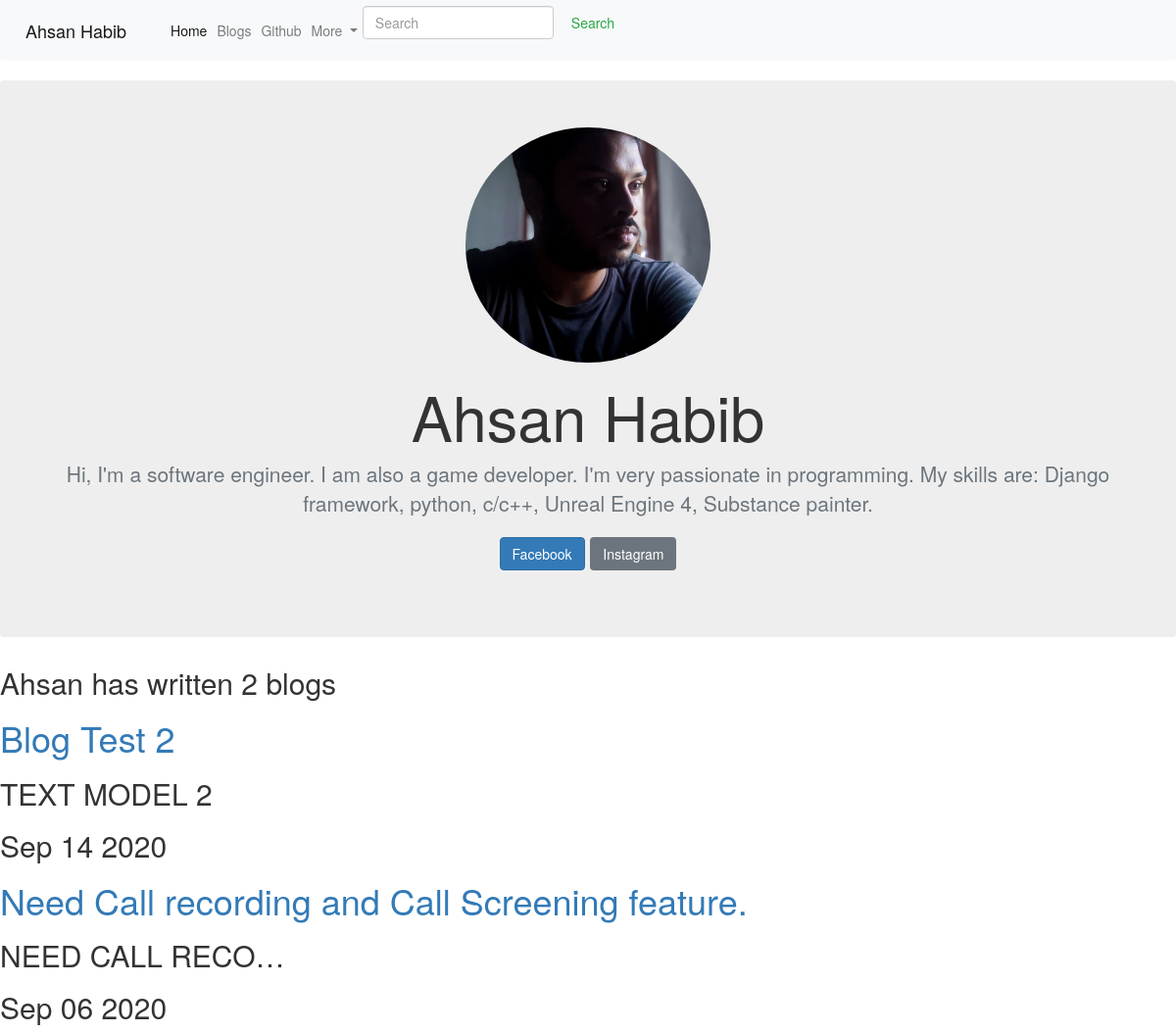
/blog/, run on an earlier commit of the app's database.
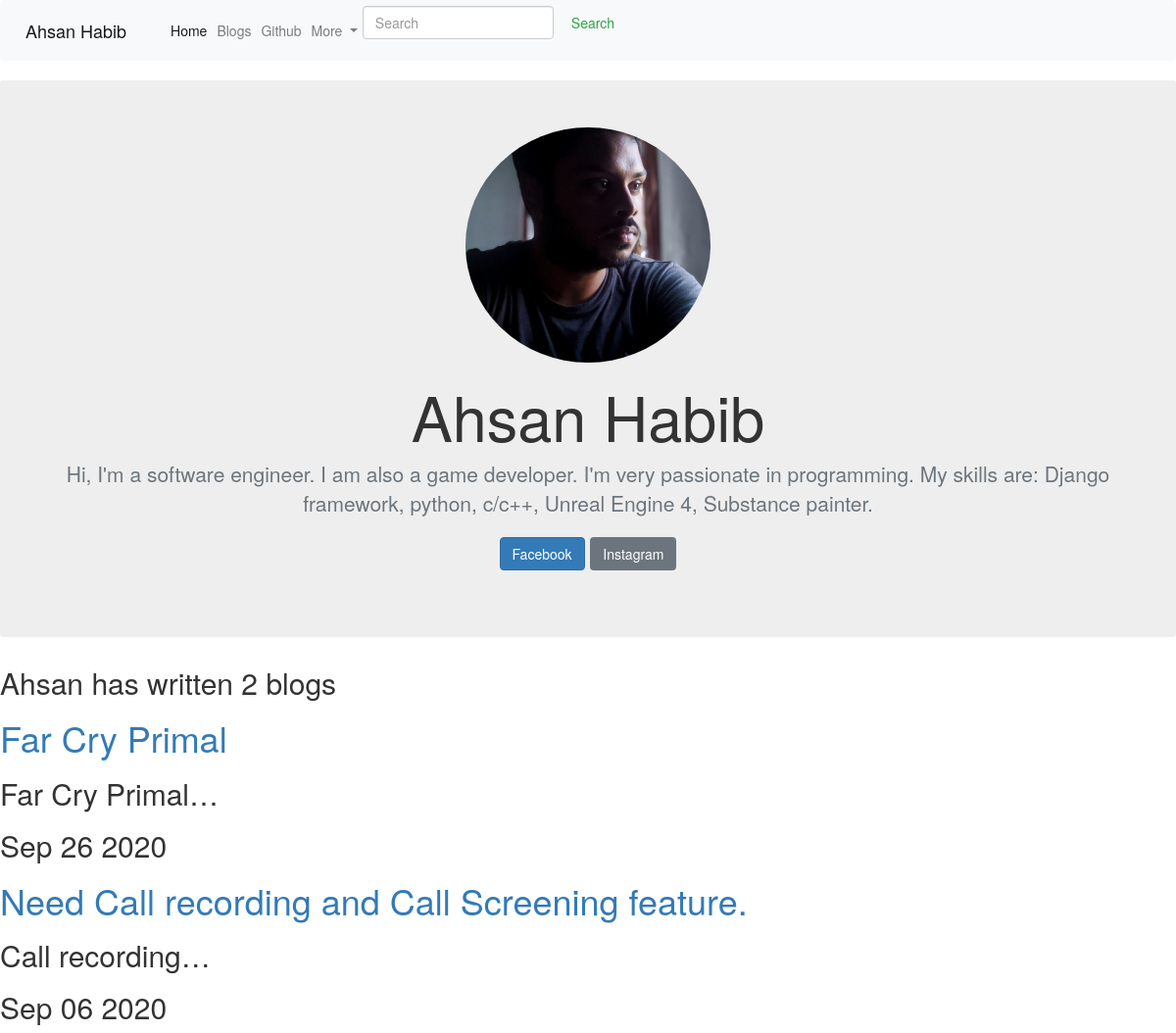
And on a later commit of the database.
### blog/models.py (models this page shows, shortened)
class Blog(models.Model):
    title = models.CharField(max_length=200)
    description = models.TextField()
    date = models.DateField()

### blog/views.py (the view)
# urls.py: path('', views.all_blogs, name='all_blogs'),
def all_blogs(request):
    blog_count = Blog.objects.count
    blogs = Blog.objects.order_by('-date')
    return render(request, 'blog/all_blogs.html', {'blogs': blogs,'blog_count':blog_count})

### blog/templates/blog/all_blogs.html
{% extends 'portfolio/base.html' %}
{% block content %}
<h2>Ahsan has written {{ blog_count }} blog{{blogs.count|pluralize}}</h2>
{% for blog in blogs %}
<a href="{% url 'blog:detail' blog.id %}"> <h1>{{ blog.title }} </h1></a>
<h2>{{ blog.description|safe|truncatechars:15 }} </h2>
<h2>{{ blog.date|date:'M d Y' }} </h2>
{% endfor %}
{% endblock%}

### portfolio/templates/portfolio/base.html (shortened to what this page needs)
{% extends 'portfolio/main.html' %}

### portfolio/templates/portfolio/main.html (shortened to what this page needs)
<!doctype html>
<html lang="en">
</head>
<head>
    <link rel="stylesheet" href="https://stackpath.bootstrapcdn.com/bootstrap/4.5.2/css/bootstrap.min.css">
  </head>
  <body>
<nav class="navbar navbar-expand-lg navbar-light bg-light">
  <a class="navbar-brand" >Ahsan Habib</a>
  <div class="collapse navbar-collapse" id="navbarSupportedContent">
    <ul class="navbar-nav mr-auto">
      <li class="nav-item active">
        <a class="nav-link" href="{% url 'home' %}">Home <span class="sr-only">(current)</span></a>
      </li>
      <li class="nav-item">
        <a class="nav-link" href="{% url 'blog:all_blogs' %}">Blogs</a>
      </li>
        <li class="nav-item">
        <a class="nav-link" href="https://github.com/Ahsanhabib1080">Github</a>
      </li>
        <li class="nav-item dropdown">
        <a class="nav-link dropdown-toggle" href="#" id="navbarDropdown" role="button" data-toggle="dropdown" aria-haspopup="true" aria-expanded="false">
          More
        </a>
      </li>
    </ul>
    <form class="form-inline my-2 my-lg-0">
      <input class="form-control mr-sm-2" type="search" placeholder="Search" aria-label="Search">
      <button class="btn btn-outline-success my-2 my-sm-0" type="submit">Search</button>
    </form>
  </div>
</nav>
  </body>
</html>
<main role="main">
  <section class="jumbotron text-center">
    <head>
  <link rel="stylesheet" href="https://maxcdn.bootstrapcdn.com/bootstrap/3.4.1/css/bootstrap.min.css">
</head>
<img src="media/portfolio/images/Ahsan.jpg" class="img-circle" alt="Cinque Terre" width="250" height="240">
    <div class="container">
      <h1>Ahsan Habib</h1>
      <p class="lead text-muted">Hi, I'm a software engineer. I am also a game developer. I'm very passionate in programming. My skills are: Django framework, python, c/c++, Unreal Engine 4, Substance painter.</p>
      <p>
        <a href="https://www.facebook.com/ahsan.soft/" class="btn btn-primary my-2">Facebook</a>
        <a href="https://www.instagram.com/ahsan.soft/" class="btn btn-secondary my-2">Instagram</a>
      </p>
    </div>
  </section>
      {% block content %} {% endblock %}
</main>
</html>

What changed in the data, as far as the page shows it:
removed Blog: title "Blog Test 2", description "TEXT MODEL 2", date "Sep 14 2020"
added Blog: title "Far Cry Primal", description "Far Cry Primal…", date "Sep 26 2020"
changed Blog "Need Call recording and Call Screening feature.": description "NEED CALL RECO…" → "Call recording…"
